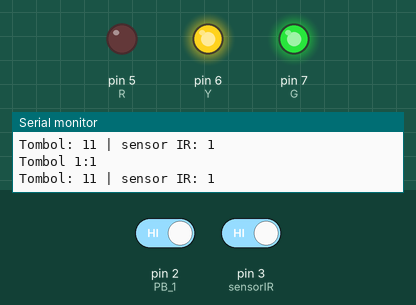
A sketch run on a simulated Arduino Uno, built with avr-gcc and run on an emulated ATmega328P. On the bench: output pins drawn as LEDs (lit = HIGH), the last lines printed to the serial monitor. Dashed ring = blinking. The inputs (shaded band) are chosen by the test bench; at power-on: pin 3 (sensorIR) HIGH, pin 2 (PB_1) HIGH.

Above: at 1.2 s.
1.3 s: pin 3 (sensorIR) driven LOW
At 1.8 s:
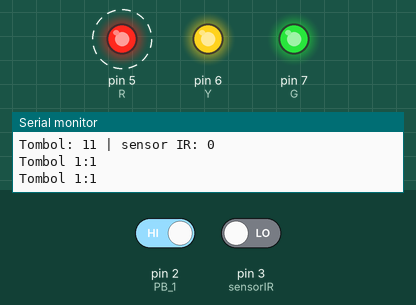
2.8 s: pin 2 (PB_1) driven LOW
At 3.5 s:
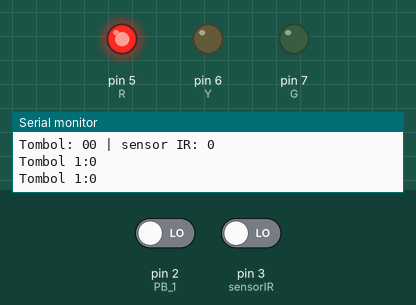
4.3 s: pin 2 (PB_1) driven HIGH
At 5.0 s:
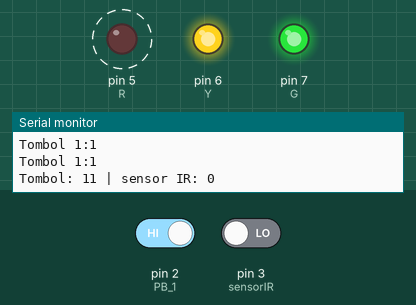
Timing chart, 0 to 13.3 s (numbered marks = the images above; inputs shaded):
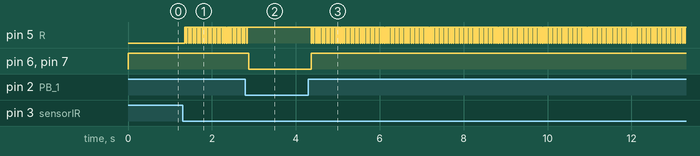

The sketch:

1.CHALLENGS_INFRARED_TICKETS.ino
```cpp
//INISIALISASI
int PB_1=2;
int sensorIR=3;
int R=5;
int Y=6;
int G=7;
void setup() {
 Serial.begin(9600);
 pinMode(PB_1,INPUT);
 pinMode(sensorIR,INPUT);
 pinMode(R,OUTPUT);
 pinMode(Y,OUTPUT);
 pinMode(G,OUTPUT);
}

void loop() {
  //BACA DATA
  int bacaPB_1=digitalRead(PB_1);
  int bacaIR=digitalRead(sensorIR);


//PRINT SERIAL
Serial.print("Tombol: " + String(bacaPB_1));
Serial.print(bacaPB_1);
Serial.print(" | sensor IR: ");
Serial.print(bacaIR);
Serial.println(); //Untuk Enter


//LOGIKA
if(bacaPB_1==0 and bacaIR==0){
  digitalWrite(R,HIGH);
  digitalWrite(Y,LOW);
  digitalWrite(G,LOW);
  Serial.println("Tombol 1:" + String(bacaPB_1));
   sensorIR=1;

}

if(bacaPB_1==1 ){

  digitalWrite(R,LOW);
  digitalWrite(Y,HIGH);
  digitalWrite(G,HIGH);
  Serial.println("Tombol 1:" + String(bacaPB_1));
}
if( bacaIR==0){
  digitalWrite(R,HIGH);
  Serial.println("Tombol 1:" + String(bacaPB_1));
}

}
```

Measured:
- after the input at 1.3 s, pin 5 (R): alternates HIGH for 0.04 s and LOW for 0.01 s, starting after 0.05 s
- after the input at 2.8 s, pin 5 (R): goes on until 2.8 s, then stays HIGH; pin 6 (Y), pin 7 (G): HIGH → LOW after 0.08 s
- after the input at 4.3 s, pin 5 (R): alternates HIGH for 0.04 s and LOW for 0.01 s, starting after 0.06 s; pin 6 (Y), pin 7 (G): LOW → HIGH after 0.06 s
